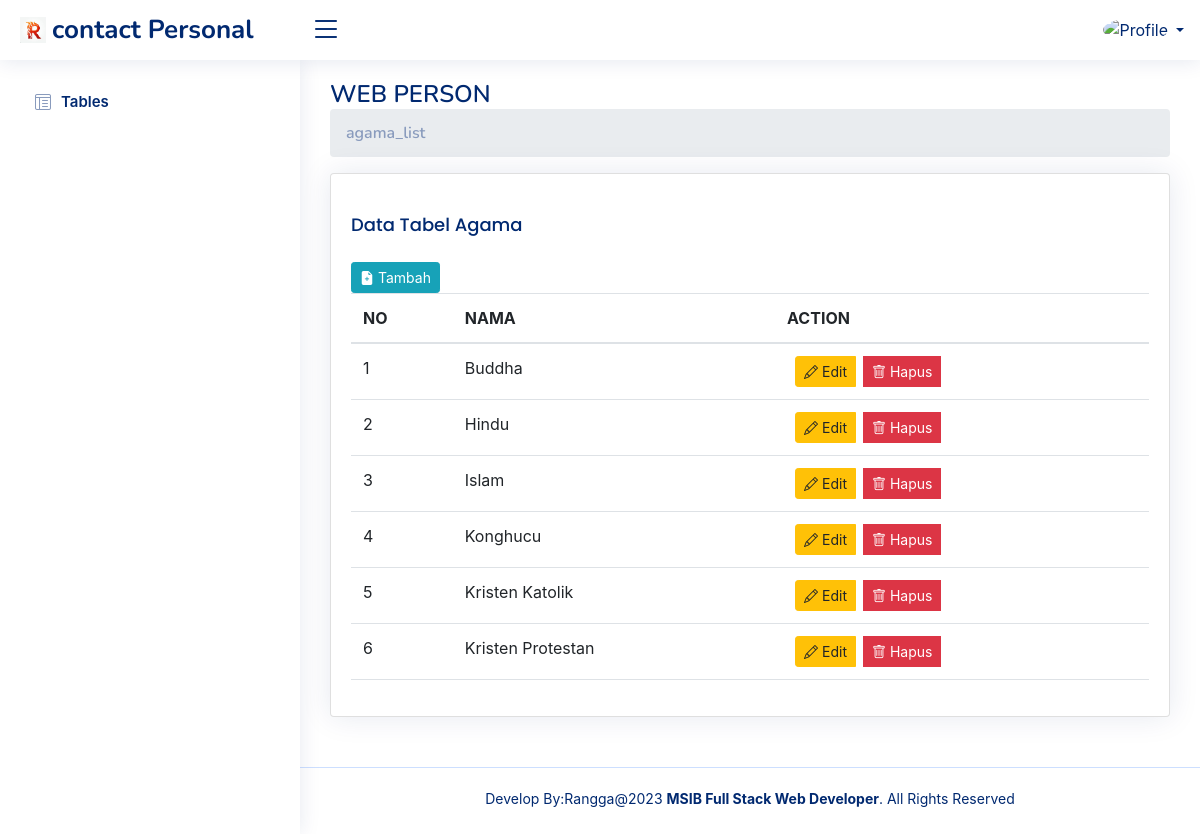
/index.php?hal=agama_list, run on the app's committed database.
### tables this page shows
CREATE TABLE `agama` (
  `id` int(11) NOT NULL,
  `nama` varchar(45) NOT NULL
);

### model/Agama.php (called while the page is built, shortened)
<?php
class Agama{
    private $koneksi;
    public function __construct(){
        global $dbh;
        $this->koneksi = $dbh;
    }
    public function index(){
        $sql = "SELECT * FROM agama";
        $rs = $this->koneksi->query($sql);
        return $rs;
    }
}

### agama_list.php (the view, shortened to what this page needs)
<?php
$ar_judul = ['NO', 'NAMA','ACTION'];
$obj_agama = new Agama();
$rs = $obj_agama->index();
?>
<div class="animate__animated animate__fadeIn animate__slower">
<section class="section">
  <div class="row">
    <div class="col-lg-12">
      <div class="card">
        <div class="card-body">
          <h5 class="card-title">Data Tabel Agama</h5>
          <div class="table-responsive">
            <table class="table table-responsive-lg datatable">
              <thead>
                <tr>
                <a href="index.php?hal=agama_form&id=<?= $agama['id'] ?>" title="Tambah Data" class="btn btn-info btn-sm mr-2">
            <i class="bi bi-file-earmark-plus-fill"></i> Tambah
          </a>
                  <?php
                  foreach ($ar_judul as $jdl) {
                    echo '<th>' . $jdl . '</th>';
                  }
                  ?>
                </tr>
              </thead>
              <tbody>
                <?php
                $no = 1;
                foreach ($rs as $agama) {
                ?>
                  <tr>
                    <td><?= $no ?></td>
                    <td><?= $agama['nama'] ?></td>
                    <td>
                      <form method="POST" action="agama_controller.php">
                        <div class="btn-group">
                            <a href="index.php?hal=agama_form&id=<?= $agama['id'] ?>" title="Edit Data" class="btn btn-warning btn-sm mx-2">
                                <i class="bi bi-pencil"></i> Edit
                            </a>
                            <button type="submit" onclick="return confirm('Apakah Anda yakin ingin menghapus data ini?');" name="proses" value="hapus" class="btn btn-danger btn-sm">
                                <i class="bi bi-trash"></i> Hapus
                            </button>
                        </div>
                    </form>
                    </div>
                <?php
                  $no++;
                }
                ?>

### assets/css/style.css (style rules this page uses)
:root { scroll-behavior: smooth; }
body { font-family: "Open Sans", sans-serif; background: #f6f9ff; color: #444444; }
a { color: #4154f1; text-decoration: none; }
h1, h2, h3, h4, h5, h6 { font-family: "Nunito", sans-serif; }
.card { margin-bottom: 30px; border: none; border-radius: 5px; box-shadow: 0px 0 30px rgba(1, 41, 112, 0.1); }
.card-title { padding: 20px 0 15px 0; font-size: 18px; font-weight: 500; color: #012970; font-family: "Poppins", sans-serif; }
.card-body { padding: 0 20px 20px 20px; }

### data on the page
agama: nama "Buddha"
agama: nama "Hindu"
agama: nama "Islam"
agama: nama "Konghucu"
agama: nama "Kristen Katolik"
agama: nama "Kristen Protestan"

### other printed values
$hal "agama_list"
$jdl "NO"
$jdl "NAMA"
$jdl "ACTION"
